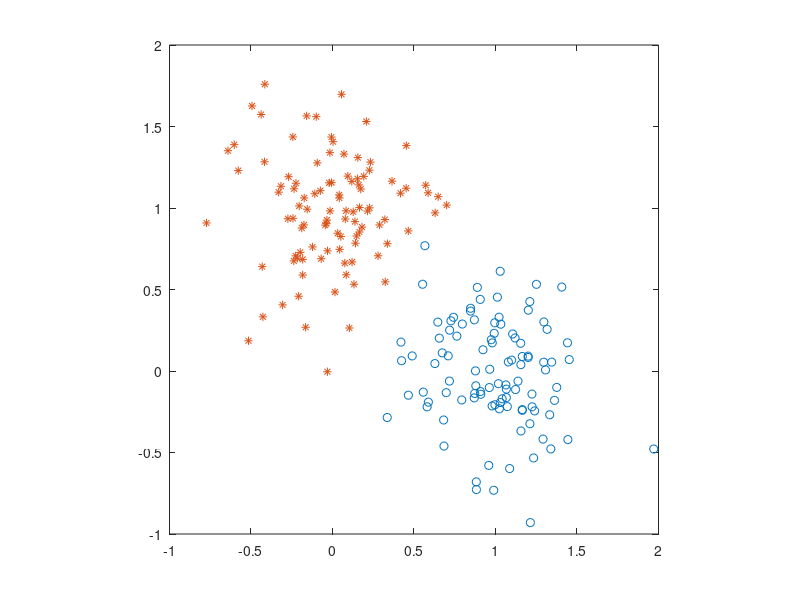

Source code (MATLAB):
% MATLAB script for Illustrated Problem 5.7.2
echo on
n0=.3*randn(100,1);
n1=.3*randn(100,1);
n2=.3*randn(100,1);
n3=.3*randn(100,1);
x1=1.+n0;
y1=n1;
x2=n2;
y2=1.+n3;
plot(x1,y1,'o',x2,y2,'*')
axis('square')